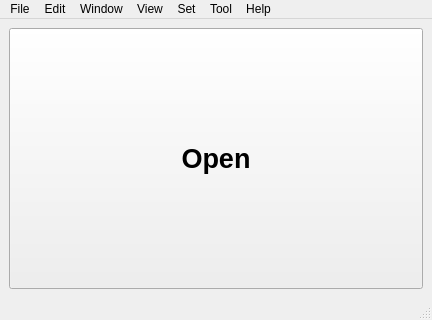
<?xml version="1.0" encoding="UTF-8"?>
<ui version="4.0">
 <class>AppWindow</class>
 <widget class="QMainWindow" name="AppWindow">
  <property name="geometry">
   <rect>
    <x>0</x>
    <y>0</y>
    <width>432</width>
    <height>320</height>
   </rect>
  </property>
  <property name="windowTitle">
   <string>COCR AppWindow</string>
  </property>
  <widget class="QWidget" name="centralwidget">
   <layout class="QHBoxLayout" name="horizontalLayout">
    <item>
     <widget class="QToolButton" name="toolButton">
      <property name="sizePolicy">
       <sizepolicy hsizetype="Preferred" vsizetype="Preferred">
        <horstretch>0</horstretch>
        <verstretch>0</verstretch>
       </sizepolicy>
      </property>
      <property name="font">
       <font>
        <family>Arial</family>
        <pointsize>20</pointsize>
        <weight>75</weight>
        <bold>true</bold>
       </font>
      </property>
      <property name="text">
       <string>Open</string>
      </property>
      <property name="arrowType">
       <enum>Qt::NoArrow</enum>
      </property>
     </widget>
    </item>
   </layout>
  </widget>
  <widget class="QMenuBar" name="menubar">
   <property name="geometry">
    <rect>
     <x>0</x>
     <y>0</y>
     <width>432</width>
     <height>32</height>
    </rect>
   </property>
   <widget class="QMenu" name="menu">
    <property name="title">
     <string>File</string>
    </property>
    <widget class="QMenu" name="menuOpen">
     <property name="title">
      <string>Open</string>
     </property>
     <addaction name="actionImage"/>
     <addaction name="actionProject"/>
    </widget>
    <addaction name="actionNew"/>
    <addaction name="menuOpen"/>
    <addaction name="actionSave"/>
    <addaction name="actionSave_as"/>
    <addaction name="actionClose"/>
    <addaction name="actionExit"/>
   </widget>
   <widget class="QMenu" name="menuEdit">
    <property name="title">
     <string>Edit</string>
    </property>
    <addaction name="actionUndo"/>
    <addaction name="actionRedo"/>
    <addaction name="actionCut"/>
    <addaction name="actionCopy"/>
    <addaction name="actionDelete"/>
    <addaction name="actionSelect"/>
   </widget>
   <widget class="QMenu" name="menuWindow">
    <property name="title">
     <string>Window</string>
    </property>
    <addaction name="actionMinimize"/>
   </widget>
   <widget class="QMenu" name="menuView">
    <property name="title">
     <string>View</string>
    </property>
    <addaction name="actionScribbleArea"/>
    <addaction name="actionImageViewer"/>
    <addaction name="action2D"/>
    <addaction name="action3D"/>
    <addaction name="actionDebugConsole"/>
   </widget>
   <widget class="QMenu" name="menuSet">
    <property name="title">
     <string>Set</string>
    </property>
    <addaction name="actionPreference"/>
   </widget>
   <widget class="QMenu" name="menuTool">
    <property name="title">
     <string>Tool</string>
    </property>
    <addaction name="actionForcefield"/>
    <addaction name="actionStringEngine"/>
   </widget>
   <widget class="QMenu" name="menuHelp">
    <property name="title">
     <string>Help</string>
    </property>
    <widget class="QMenu" name="menuLanguage">
     <property name="title">
      <string>Language</string>
     </property>
     <addaction name="actionChinese"/>
     <addaction name="actionEnglish"/>
    </widget>
    <addaction name="menuLanguage"/>
    <addaction name="actionDocs"/>
    <addaction name="actionWeb"/>
    <addaction name="actionAbout"/>
    <addaction name="actionAbout_Qt"/>
   </widget>
   <addaction name="menu"/>
   <addaction name="menuEdit"/>
   <addaction name="menuWindow"/>
   <addaction name="menuView"/>
   <addaction name="menuSet"/>
   <addaction name="menuTool"/>
   <addaction name="menuHelp"/>
  </widget>
  <widget class="QStatusBar" name="statusbar"/>
  <action name="actionNew">
   <property name="text">
    <string>New</string>
   </property>
  </action>
  <action name="actionSave">
   <property name="text">
    <string>Save</string>
   </property>
  </action>
  <action name="actionSave_as">
   <property name="text">
    <string>Save As</string>
   </property>
  </action>
  <action name="actionClose">
   <property name="text">
    <string>Close</string>
   </property>
  </action>
  <action name="actionExit">
   <property name="text">
    <string>Exit</string>
   </property>
  </action>
  <action name="actionUndo">
   <property name="text">
    <string>Undo</string>
   </property>
  </action>
  <action name="actionRedo">
   <property name="text">
    <string>Redo</string>
   </property>
  </action>
  <action name="actionCut">
   <property name="text">
    <string>Cut</string>
   </property>
  </action>
  <action name="actionCopy">
   <property name="text">
    <string>Copy</string>
   </property>
  </action>
  <action name="actionDelete">
   <property name="text">
    <string>Delete</string>
   </property>
  </action>
  <action name="actionSelect">
   <property name="text">
    <string>Select</string>
   </property>
  </action>
  <action name="actionMinimize">
   <property name="text">
    <string>Minimize</string>
   </property>
  </action>
  <action name="actionScribbleArea">
   <property name="text">
    <string>ScribbleArea</string>
   </property>
  </action>
  <action name="action3D">
   <property name="text">
    <string>3D</string>
   </property>
  </action>
  <action name="action2D">
   <property name="text">
    <string>2D</string>
   </property>
  </action>
  <action name="actionImageViewer">
   <property name="text">
    <string>ImageViewer</string>
   </property>
  </action>
  <action name="actionDebugConsole">
   <property name="text">
    <string>DebugConsole</string>
   </property>
   <property name="shortcut">
    <string>Ctrl+9</string>
   </property>
  </action>
  <action name="actionPreference">
   <property name="text">
    <string>Preference</string>
   </property>
  </action>
  <action name="actionAbout">
   <property name="text">
    <string>About</string>
   </property>
  </action>
  <action name="actionAbout_Qt">
   <property name="text">
    <string>About Qt</string>
   </property>
  </action>
  <action name="actionDocs">
   <property name="text">
    <string>Docs</string>
   </property>
  </action>
  <action name="actionWeb">
   <property name="text">
    <string>Web</string>
   </property>
  </action>
  <action name="actionForcefield">
   <property name="text">
    <string>Forcefield</string>
   </property>
  </action>
  <action name="actionStringEngine">
   <property name="text">
    <string>StringEngine</string>
   </property>
  </action>
  <action name="actionChinese">
   <property name="text">
    <string>Chinese</string>
   </property>
  </action>
  <action name="actionEnglish">
   <property name="text">
    <string>English</string>
   </property>
  </action>
  <action name="actionImage">
   <property name="text">
    <string>Image</string>
   </property>
   <property name="shortcut">
    <string>Ctrl+I</string>
   </property>
  </action>
  <action name="actionProject">
   <property name="text">
    <string>Project</string>
   </property>
  </action>
 </widget>
 <resources/>
 <connections/>
</ui>
